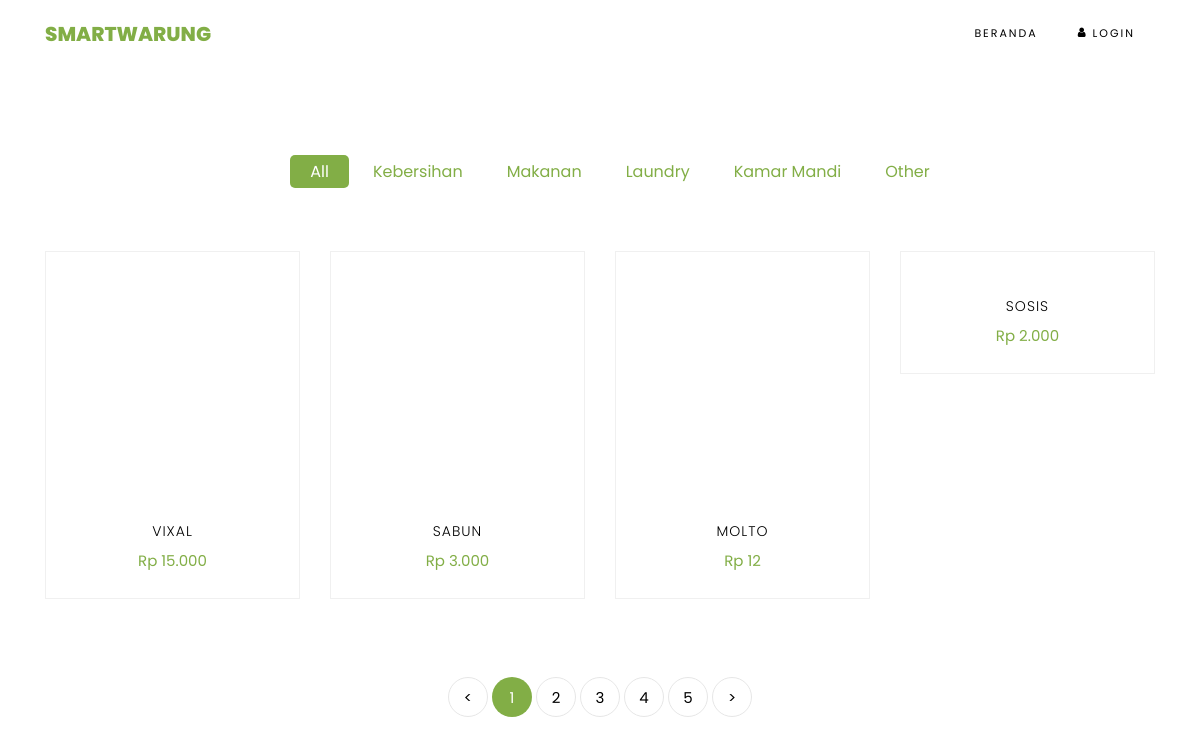
Page /index.php/category on the earlier database version.
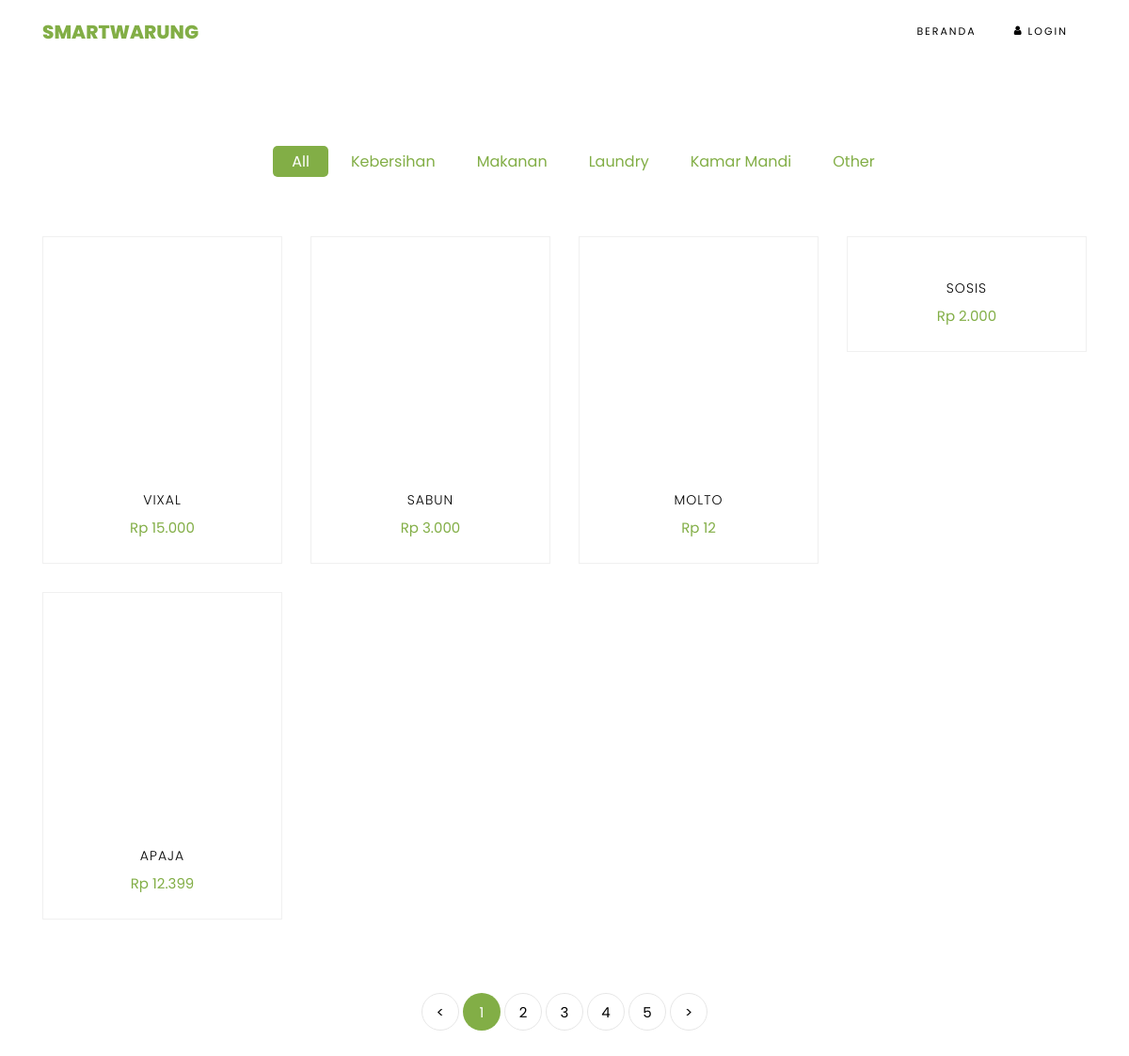
Same page on the later database version.
### tables this page shows
CREATE TABLE `categories` (
  `id` int(11) NOT NULL,
  `name` varchar(255) NOT NULL
);

CREATE TABLE `items` (
  `id` int(11) NOT NULL,
  `username` varchar(255) NOT NULL,
  `name` varchar(255) NOT NULL,
  `category` int(11) NOT NULL,
  `stock` int(11) NOT NULL,
  `price` int(11) NOT NULL,
  `description` text NOT NULL,
  `photo` text NOT NULL
);

### application/controllers/category.php (called while the page is built, shortened)
<?php
class category extends CI_Controller{
    public function index(){
        $data['categories'] = $this->categories->get_all();
        $data['items'] = $this->categories->get_all_items();
        $this->load->view('template/header');
        $this->load->view('category/index',$data);
        $this->load->view('template/footer');
    }
}
?>

### index.php (called while the page is built, shortened)
<?php
require_once BASEPATH.'core/CodeIgniter.php';

### application/models/categories.php (called while the page is built, shortened)
<?php
class categories extends CI_Model {
    public function get_all(){
        return $this->db->get('categories')->result_array();
    }
    public function get_all_items(){
        $this->db->select('items.name, items.price, items.photo, items.id');
        $this->db->from('items');
        $this->db->join('categories', 'items.category = categories.id');
        return $this->db->get()->result_array();
    }
}?>

### application/views/category/index.php (the view, shortened to what this page needs)
<section class="ftco-section">
    	<div class="container">
    		<div class="row justify-content-center">
    			<div class="col-md-10 mb-5 text-center">
    				<ul class="product-category">
    					<li><a href=""  class="active">All</a></li>
                    <?php foreach ($categories as $category): ?>
    					<li><a href="<?php echo site_url('category/show/').$category['id'] ?>"><?php echo $category['name'] ?></a></li>
                    <?php endforeach; ?>
    				</ul>
    			</div>
    		</div>
    		<div class="row">
            <?php foreach($items as $item): ?>
    			<div class="col-md-6 col-lg-3 ftco-animate">
    				<div class="product">
    					<a href="<?php echo site_url('item/show/').$item['id'] ?>" class="img-prod"><img class="img-fluid" src="<?php $photos = explode(',',$item['photo']); echo base_url('assets/uploads/').$photos[0]?>" alt="Colorlib Template">
    					</a>
    					<div class="text py-3 pb-4 px-3 text-center">
    						<h3><a href="<?php echo site_url('item/show/').$item['id'] ?>"><?php echo $item['name'] ?></a></h3>
    						<div class="d-flex">
    							<div class="pricing">
		    						<p class="price"><span><?php echo "Rp ".number_format($item['price'], 0, ".", ".") ?></span></p>
		    					</div>
	    					</div>
    					</div>
    				</div>
    			</div>
			<?php endforeach; ?>
    		</div>
    		<div class="row mt-5">
          <div class="col text-center">
            <div class="block-27">
              <ul>
                <li><a href="#">&lt;</a></li>
                <li class="active"><span>1</span></li>
                <li><a href="#">2</a></li>
                <li><a href="#">3</a></li>
                <li><a href="#">4</a></li>
                <li><a href="#">5</a></li>
                <li><a href="#">&gt;</a></li>
              </ul>
            </div>
          </div>
        </div>
    	</div>
    </section>

Differences in the rows shown:
added items: name "APAJA", price "12.399"
